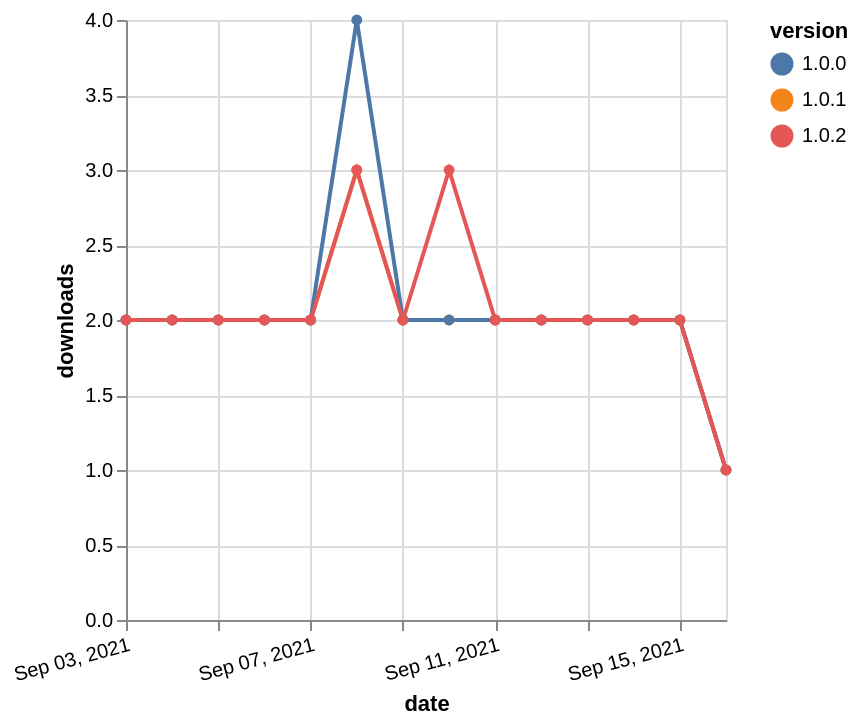

Vega-Lite specification stored for this chart:
### Vega-Lite specification from a JSON file in a GitHub repository (floating-point values rounded to 4 significant figures)
{"$schema": "https://vega.github.io/schema/vega-lite/v5.json", "description": "A simple bar chart with embedded data.", "data": {"values": [{"date": "2021-09-03", "total": 2522, "delta": 2, "version": "1.0.1"}, {"date": "2021-09-04", "total": 2524, "delta": 2, "version": "1.0.1"}, {"date": "2021-09-05", "total": 2526, "delta": 2, "version": "1.0.1"}, {"date": "2021-09-06", "total": 2528, "delta": 2, "version": "1.0.1"}, {"date": "2021-09-07", "total": 2530, "delta": 2, "version": "1.0.1"}, {"date": "2021-09-08", "total": 2533, "delta": 3, "version": "1.0.1"}, {"date": "2021-09-09", "total": 2535, "delta": 2, "version": "1.0.1"}, {"date": "2021-09-10", "total": 2537, "delta": 2, "version": "1.0.1"}, {"date": "2021-09-11", "total": 2539, "delta": 2, "version": "1.0.1"}, {"date": "2021-09-12", "total": 2541, "delta": 2, "version": "1.0.1"}, {"date": "2021-09-13", "total": 2543, "delta": 2, "version": "1.0.1"}, {"date": "2021-09-14", "total": 2545, "delta": 2, "version": "1.0.1"}, {"date": "2021-09-15", "total": 2547, "delta": 2, "version": "1.0.1"}, {"date": "2021-09-16", "total": 2548, "delta": 1, "version": "1.0.1"}, {"date": "2021-09-03", "total": 2931, "delta": 2, "version": "1.0.0"}, {"date": "2021-09-04", "total": 2933, "delta": 2, "version": "1.0.0"}, {"date": "2021-09-05", "total": 2935, "delta": 2, "version": "1.0.0"}, {"date": "2021-09-06", "total": 2937, "delta": 2, "version": "1.0.0"}, {"date": "2021-09-07", "total": 2939, "delta": 2, "version": "1.0.0"}, {"date": "2021-09-08", "total": 2943, "delta": 4, "version": "1.0.0"}, {"date": "2021-09-09", "total": 2945, "delta": 2, "version": "1.0.0"}, {"date": "2021-09-10", "total": 2947, "delta": 2, "version": "1.0.0"}, {"date": "2021-09-11", "total": 2949, "delta": 2, "version": "1.0.0"}, {"date": "2021-09-12", "total": 2951, "delta": 2, "version": "1.0.0"}, {"date": "2021-09-13", "total": 2953, "delta": 2, "version": "1.0.0"}, {"date": "2021-09-14", "total": 2955, "delta": 2, "version": "1.0.0"}, {"date": "2021-09-15", "total": 2957, "delta": 2, "version": "1.0.0"}, {"date": "2021-09-16", "total": 2958, "delta": 1, "version": "1.0.0"}, {"date": "2021-09-03", "total": 2612, "delta": 2, "version": "1.0.2"}, {"date": "2021-09-04", "total": 2614, "delta": 2, "version": "1.0.2"}, {"date": "2021-09-05", "total": 2616, "delta": 2, "version": "1.0.2"}, {"date": "2021-09-06", "total": 2618, "delta": 2, "version": "1.0.2"}, {"date": "2021-09-07", "total": 2620, "delta": 2, "version": "1.0.2"}, {"date": "2021-09-08", "total": 2623, "delta": 3, "version": "1.0.2"}, {"date": "2021-09-09", "total": 2625, "delta": 2, "version": "1.0.2"}, {"date": "2021-09-10", "total": 2628, "delta": 3, "version": "1.0.2"}, {"date": "2021-09-11", "total": 2630, "delta": 2, "version": "1.0.2"}, {"date": "2021-09-12", "total": 2632, "delta": 2, "version": "1.0.2"}, {"date": "2021-09-13", "total": 2634, "delta": 2, "version": "1.0.2"}, {"date": "2021-09-14", "total": 2636, "delta": 2, "version": "1.0.2"}, {"date": "2021-09-15", "total": 2638, "delta": 2, "version": "1.0.2"}, {"date": "2021-09-16", "total": 2639, "delta": 1, "version": "1.0.2"}]}, "width": "container", "mark": {"type": "line", "point": {"filled": true}}, "encoding": {"x": {"field": "date", "type": "temporal", "timeUnit": "yearmonthdate", "title": "date", "axis": {"labelAngle": -15}}, "y": {"field": "delta", "type": "quantitative", "title": "downloads"}, "color": {"field": "version", "type": "nominal"}, "tooltip": {"field": "delta"}}}
